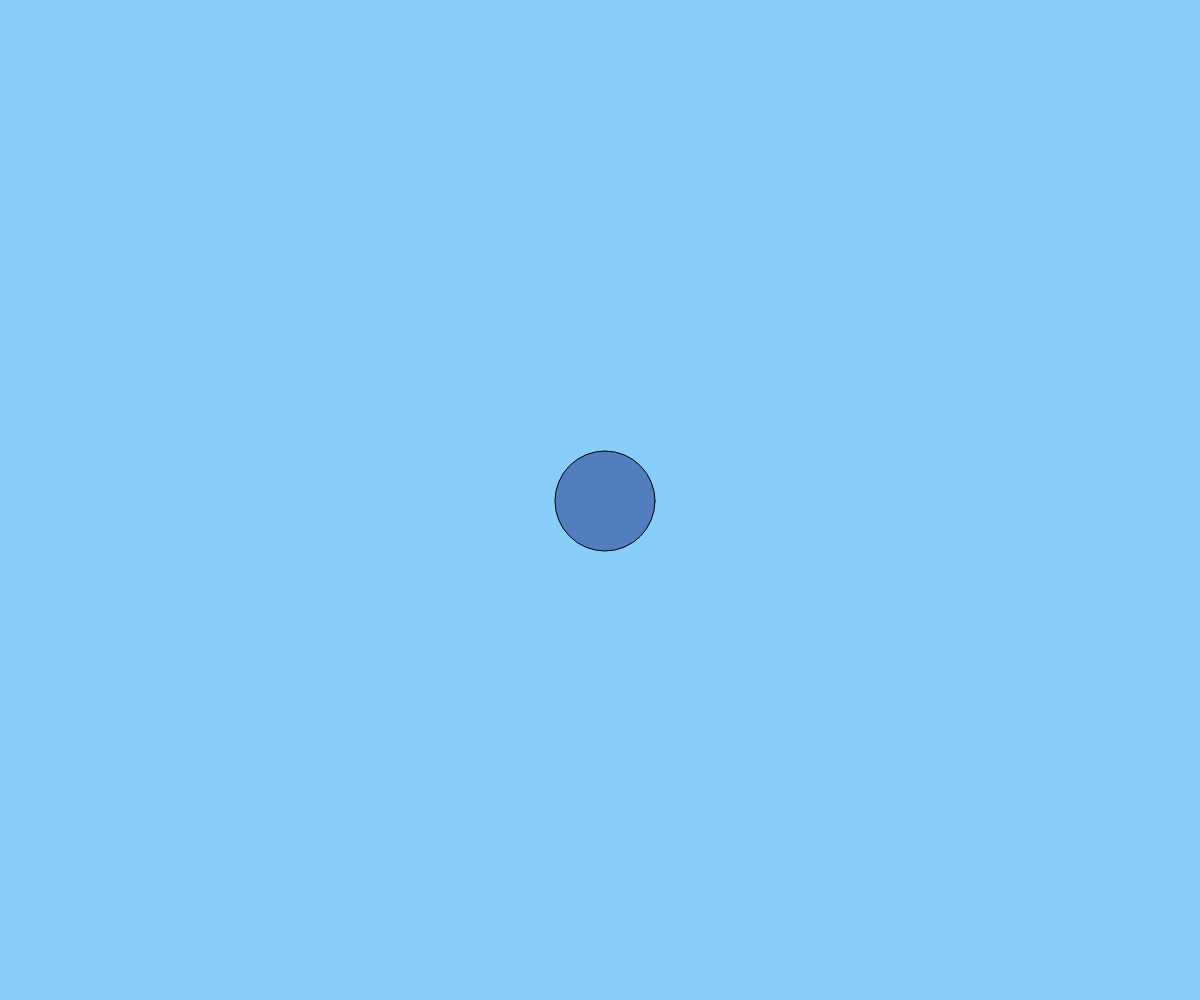
Frame 1 (no input)
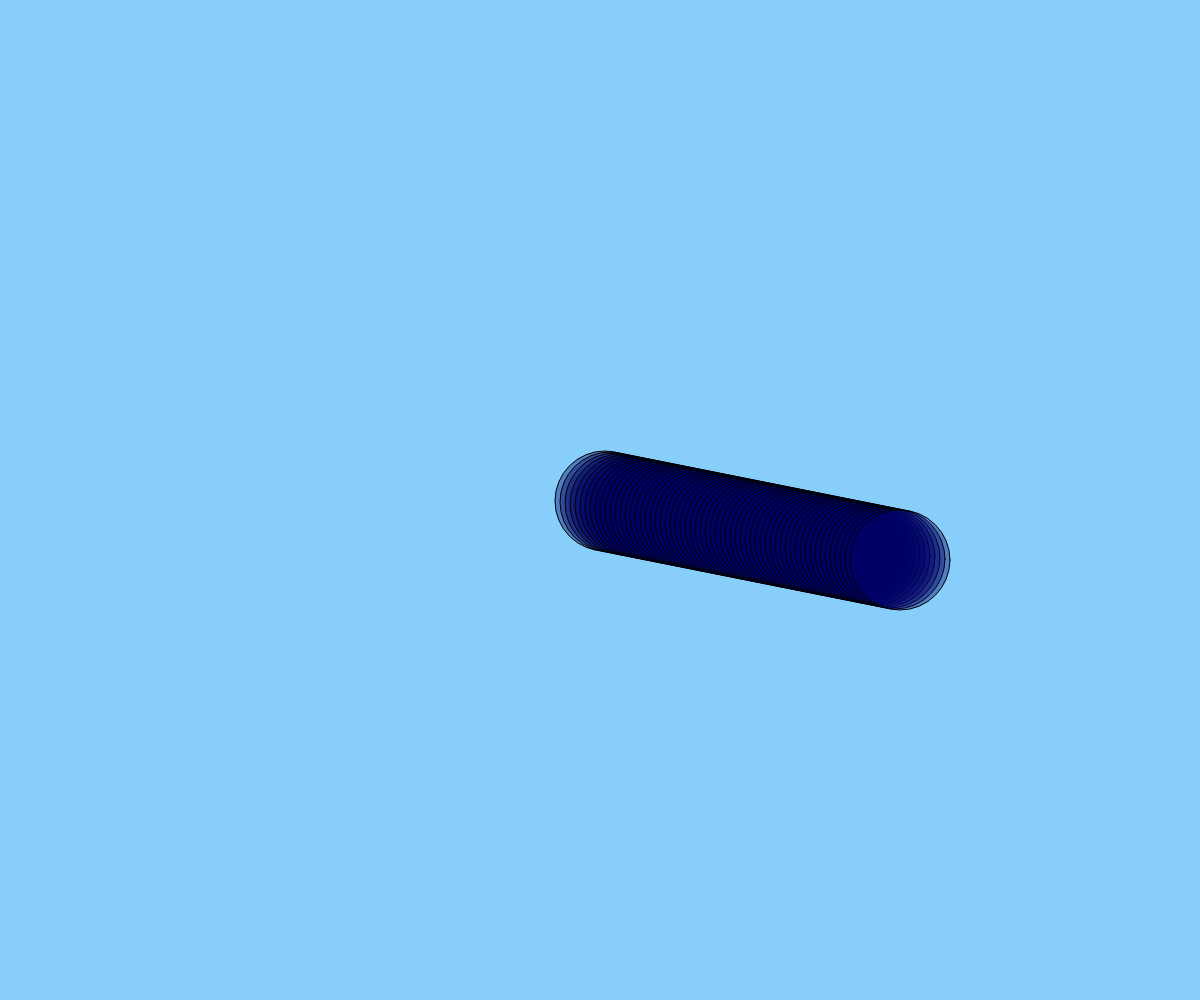
Frame 60 (no input)
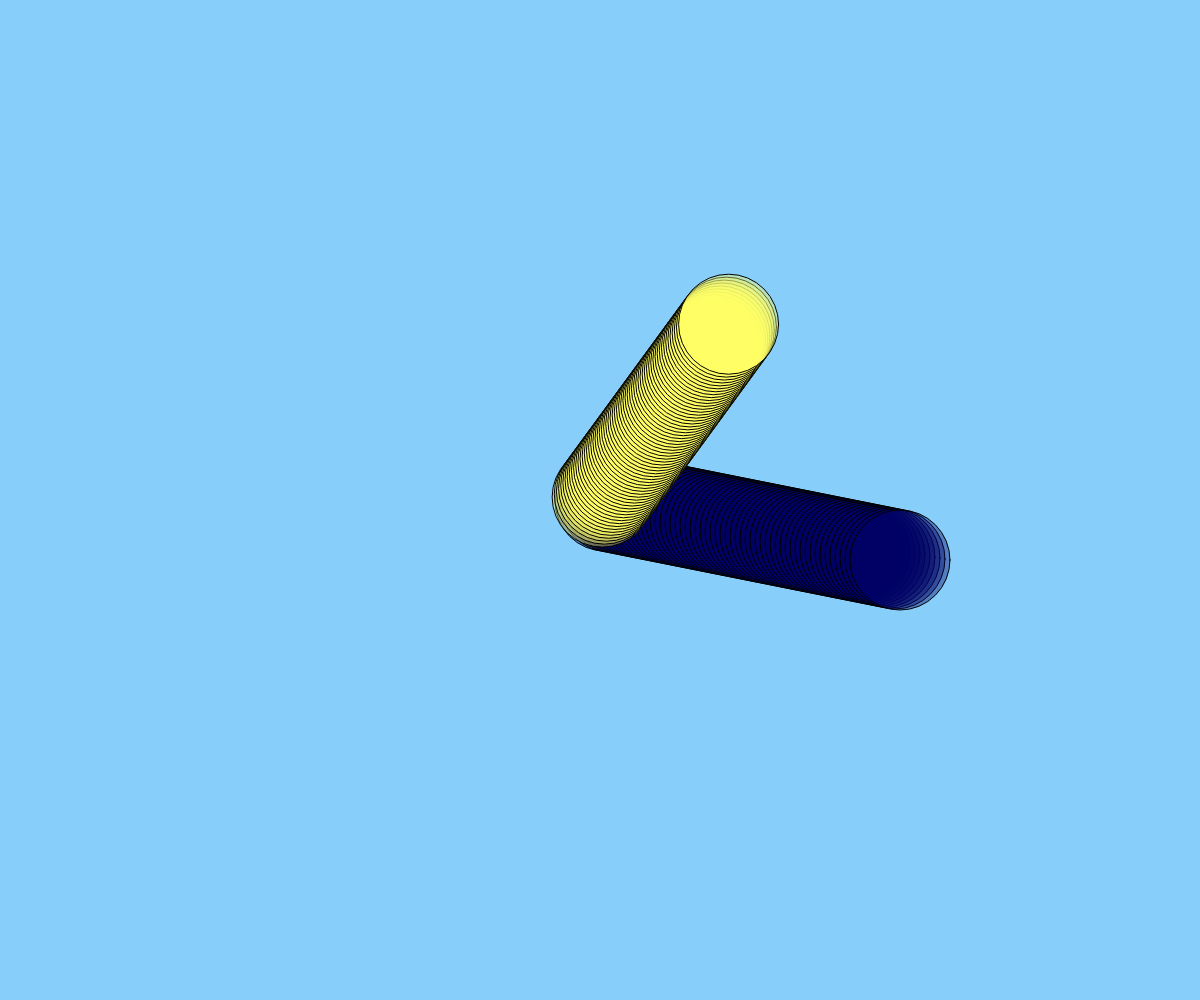
Frame 120 (the mouse pressed at the canvas centre since frame 60)

The p5.js sketch that drew these frames (run headless with seeded random() and noise() and a simulated clock; from frame 60 on, the mouse is pressed at the canvas centre):

// p5.js sketch
// ── sketch.js
let ballX;
let ballY;
let ballSize;
let ballXSpeed=5;
let ballYSpeed=1;

function setup() {
    createCanvas(innerWidth, innerHeight);
    ballX = width/2;
    ballY = height/2;
    ballSize=100;
    background("LightSkyBlue");
}

function draw() {
    // move the ball
    ballX = ballX + ballXSpeed;
    ballY = ballY + ballYSpeed;

    // if the ball is near edge, bounce
    if ((ballX+(ballSize/2) > width) || (ballX-(ballSize/2)<0)) {
        ballXSpeed = ballXSpeed*-1;
    }
    if ((ballY+(ballSize/2) > height) || (ballY-(ballSize/2)<0)) {
        ballYSpeed = ballYSpeed*-1;
    }    

    // Draw first ball
    fill(mouseX, mouseY, 100, 100);
    ellipse(ballX, ballY, ballSize, ballSize);
  
}

function mousePressed(){
    console.log("You clicked me!");
    ballXSpeed = random(-5,5);
    ballYSpeed = random(-5,5);
    ballX = mouseX;
    ballY = mouseY;
}
